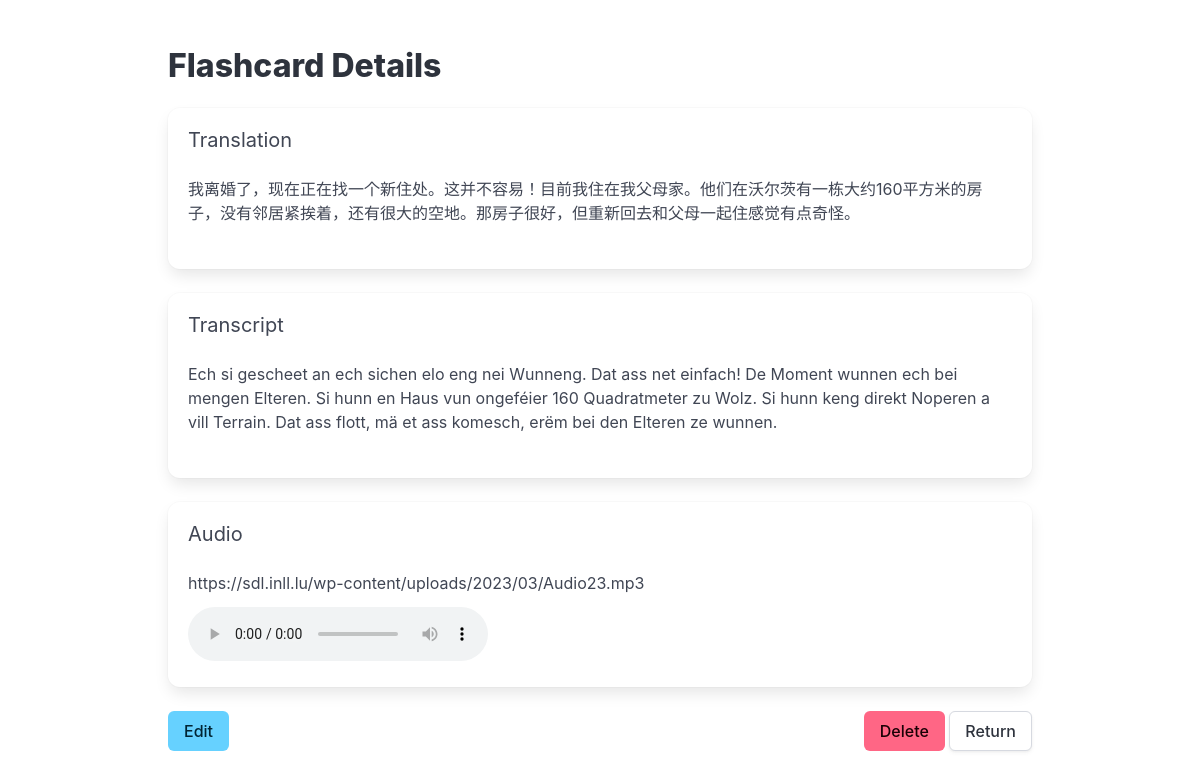
The page /flashcards/7 on the database its author committed.
### models.py (models this page shows)
class SDL_CARD(db.Model):
    __tablename__ = 'SDL_CARD'
    ID = db.Column(db.Integer, primary_key=True)
    AUDIO_URL = db.Column(db.String, nullable=False)
    TRANSCRIPT = db.Column(db.Text, nullable=False)
    TRANSLATION = db.Column(db.Text, nullable=False)

### app.py (the view)
@app.route("/flashcards/<int:card_id>")
def view_flashcard(card_id):
    card = db.session.get(SDL_CARD, card_id)
    if not card:
        flash("Card not found", "is-danger")
        return redirect(url_for("flashcards"))
    return render_template("flashcard_detail.html", card=card)

### app.py (called while the page is built)
@app.template_filter('nl2br')
def nl2br(value):
    return value.replace('\n', '<br>')

### templates/flashcard_detail.html (shortened to what this page needs)
{% extends "layout.html" %}
{% block content %}
<section class="section">
  <div class="container">
    <h1 class="title">Flashcard Details</h1>
    <div id="flashcard-view">
      <div class="box">
        <h2 class="subtitle">Translation</h2>
        <div class="content" id="translation-display">
          {{ card.TRANSLATION|nl2br }}
        </div>
      </div>
      <div class="box">
        <h2 class="subtitle">Transcript</h2>
        <div class="content" id="transcript-display">
          {{ card.TRANSCRIPT|nl2br }}
        </div>
      </div>
      <div class="box">
        <h2 class="subtitle">Audio</h2>
        <div id="audio-url-display">{{ card.AUDIO_URL }}</div>
        <audio controls class="mt-3">
          <source src="{{ card.AUDIO_URL }}" type="audio/mpeg">
        </audio>
      </div>
      <div class="field is-grouped">
        <div class="control">
          <button class="button is-info" id="edit-button">Edit</button>
        </div>
        <div class="control ml-auto">
          <button class="button is-danger" id="delete-button">Delete</button>
          <a href="{{ url_for('flashcards') }}" class="button">Return</a>
        </div>
      </div>
    </div>
  </div>
</section>
{% endblock %}

### templates/layout.html (style rules this page uses)
.ml-auto { margin-left: auto !important; }

### rows shown on the page
SDL_CARD: TRANSLATION "我离婚了，现在正在找一个新住处。这并不容易！目前我住在我父母家。他们在沃尔茨有一栋大约160平方米的房子，没有邻居紧挨着，还有很大的空地。那房子很好，但重新回去和父母一起住感觉有点奇怪。", TRANSCRIPT "Ech si gescheet an ech sichen elo eng nei Wunneng. Dat ass net einfach! De Moment wunnen ech bei mengen Elteren. Si hunn en Haus vun ongeféier 160 Quadratmeter zu Wolz. Si hunn keng direkt Noperen a vill Terrain. Dat ass flott, mä et ass komesch, erëm bei den Elteren ze wunnen.", AUDIO_URL "https://sdl.inll.lu/wp-content/uploads/2023/03/Audio23.mp3"
